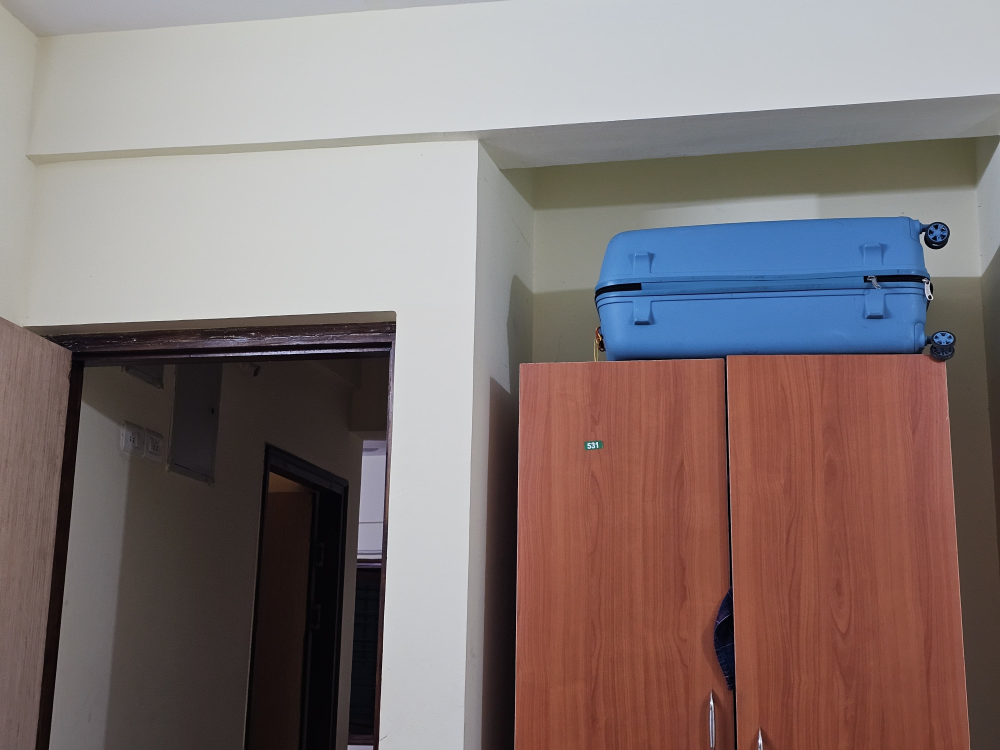
#> input picture image1.jpeg, 4000 x 3000 px (shown at 1/4 size)
$ python stiching.py
#> lines starting #> are read from the running program, lines starting #| are printed output that depends on the picture
### panorama.py
import numpy as np
import cv2


class Panaroma:
    def image_stitch(self, images, lowe_ratio=0.75, max_Threshold=4.0, match_status=False):
        # detect the features and keypoints from SIFT
        (imageB, imageA) = images
        (key_points_A, features_of_A) = self.detect_feature_and_keypoints(imageA)
        (key_points_B, features_of_B) = self.detect_feature_and_keypoints(imageB)

        # get the valid matched points
        Values = self.match_keypoints(key_points_A, key_points_B, features_of_A, features_of_B, lowe_ratio, max_Threshold)
        if Values is None:
            return None

        # get wrap perspective of image using computed homography
        (matches, Homography, status) = Values
        result_image = self.get_warp_perspective(imageA, imageB, Homography)
        result_image[0:imageB.shape[0], 0:imageB.shape[1]] = imageB

        # check to see if the keypoint matches should be visualized
        if match_status:
            vis = self.draw_matches(imageA, imageB, key_points_A, key_points_B, matches, status)
            return result_image, vis

        return result_image


    def get_warp_perspective(self, imageA, imageB, Homography):
        val = imageA.shape[1] + imageB.shape[1]
        result_image = cv2.warpPerspective(imageA, Homography, (val, imageA.shape[0]))
        return result_image


    def detect_feature_and_keypoints(self, image):
        # detect and extract features from the image
        descriptors = cv2.SIFT_create()
        (keypoints, features) = descriptors.detectAndCompute(image, None)
        keypoints = np.float32([i.pt for i in keypoints])
        return keypoints, features


    def get_all_possible_matches(self, featuresA, featuresB):
        # compute the all matches using Euclidean distance. Opencv provide DescriptorMatcher_create() function for that
        match_instance = cv2.DescriptorMatcher_create("BruteForce")
        All_Matches = match_instance.knnMatch(featuresA, featuresB, 2)
        return All_Matches


    def get_all_valid_matches(self, AllMatches, lowe_ratio):
        # to get all valid matches according to lowe concept..
        valid_matches = []
        for val in AllMatches:
            if len(val) == 2 and val[0].distance < val[1].distance * lowe_ratio:
                valid_matches.append((val[0].trainIdx, val[0].queryIdx))
        return valid_matches


    def compute_homography(self, pointsA, pointsB, max_Threshold):
        return cv2.findHomography(pointsA, pointsB, cv2.RANSAC, max_Threshold)


    def match_keypoints(self, KeypointsA, KeypointsB, featuresA, featuresB, lowe_ratio, max_Threshold):
        all_matches = self.get_all_possible_matches(featuresA, featuresB)
        valid_matches = self.get_all_valid_matches(all_matches, lowe_ratio)

        if len(valid_matches) <= 4:
            return None

        # construct the two sets of points
        points_A = np.float32([KeypointsA[i] for (_, i) in valid_matches])
        points_B = np.float32([KeypointsB[i] for (i, _) in valid_matches])
        (homograpgy, status) = self.compute_homography(points_A, points_B, max_Threshold)
        return valid_matches, homograpgy, status


    def get_image_dimension(self, image):
        return image.shape[:2]


    def get_points(self, imageA, imageB):
        (hA, wA) = self.get_image_dimension(imageA)
        (hB, wB) = self.get_image_dimension(imageB)
        vis = np.zeros((max(hA, hB), wA + wB, 3), dtype="uint8")
        vis[0:hA, 0:wA] = imageA
        vis[0:hB, wA:] = imageB
        return vis


    def draw_matches(self, imageA, imageB, KeypointsA, KeypointsB, matches, status):
        (hA, wA) = self.get_image_dimension(imageA)
        vis = self.get_points(imageA, imageB)

        # loop over the matches
        for ((trainIdx, queryIdx), s) in zip(matches, status):
            if s == 1:
                ptA = (int(KeypointsA[queryIdx][0]), int(KeypointsA[queryIdx][1]))
                ptB = (int(KeypointsB[trainIdx][0]) + wA, int(KeypointsB[trainIdx][1]))
                cv2.line(vis, ptA, ptB, (0, 255, 0), 1)
        return vis

### stiching.py
import sys
sys.path.append("/home/purnendu/vr assignment1/")
from panorama import Panaroma
from panorama import Panaroma
import imutils
import cv2


no_of_images = int(input("Enter the number of images you want to concatenate: "))
#> the answer given: 3
print("Enter the image names with extension in order of left to right in the way you want to concatenate: ")
# like tajm1.jpg, tajm2.jpg, tajm3.jpg .... tajmn.jpg

filename = []
for i in range(no_of_images):
    filename.append(input("Enter the %d image name along with path and extension: " % (i + 1)))
#> this loop made 3 passes; the answer given on pass 1: image1.jpeg

images = []
for i in range(no_of_images):
    images.append(cv2.imread(filename[i]))

# We need to modify the images width and height to keep our aspect ratio same across images
for i in range(no_of_images):
    images[i] = imutils.resize(images[i], width=400)
#> after the loop, images = 3 items

for i in range(no_of_images):
    images[i] = imutils.resize(images[i], height=400)


panorama = Panaroma()
if no_of_images == 2:
    (result, matched_points) = panorama.image_stitch([images[0], images[1]], match_status=True)
else:
    (result, matched_points) = panorama.image_stitch([images[no_of_images - 2], images[no_of_images - 1]], match_status=True)
#> in image_stitch, `(imageB, imageA) = images`:
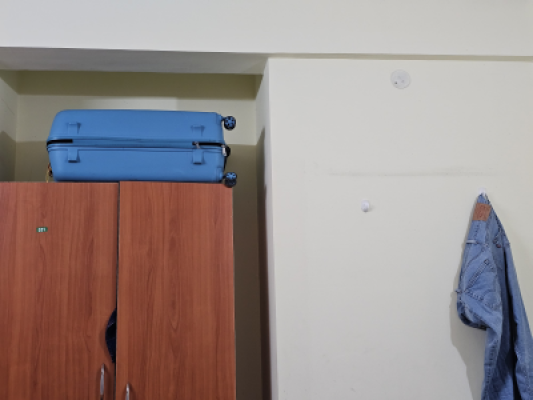
#> imageB: shape (400, 533, 3); mean of channels 0, 1, 2 139.4, 141.3, 153.9; drawn as B, G, R
#> in detect_feature_and_keypoints, `(keypoints, features) = descriptors.detectAndCompute(image, None)`: keypoints = 131 keypoints; strongest (x, y, size): (228, 150, 3.8), (127, 389, 2), (226, 127, 3), (465, 320, 5.6)
#> in detect_feature_and_keypoints, `keypoints = np.float32([i.pt for i in keypoints])`: keypoints = 131 pairs, first value 40.51 to 527.7, second value 58.01 to 394
#> in image_stitch, `(key_points_A, features_of_A) = self.detect_feature_and_keypoints(imag..`: key_points_A has the same summary as keypoints in detect_feature_and_keypoints
#> in detect_feature_and_keypoints (call 2), `(keypoints, features) = descriptors.detectAndCompute(image, None)`: keypoints = 131 keypoints; strongest (x, y, size): (228, 150, 3.8), (127, 389, 2), (226, 127, 3), (465, 320, 5.6)
#> in image_stitch, `(key_points_B, features_of_B) = self.detect_feature_and_keypoints(imag..`: key_points_B = 131 pairs, first value 40.51 to 527.7, second value 58.01 to 394
#> in get_all_possible_matches, `All_Matches = match_instance.knnMatch(featuresA, featuresB, 2)`: All_Matches = 131 matches
#> the loop in get_all_valid_matches, `for val in AllMatches:` made 131 passes
#> after the loop in get_all_valid_matches, `for val in AllMatches:`: valid_matches = 131 pairs, first value 0 to 130, second value 0 to 130
#> in match_keypoints, `points_A = np.float32([KeypointsA[i] for (_, i) in valid_matches])`: points_A has the same summary as key_points_B in image_stitch
#> in match_keypoints, `points_B = np.float32([KeypointsB[i] for (i, _) in valid_matches])`: points_B has the same summary as key_points_B in image_stitch
#> in match_keypoints, `(homograpgy, status) = self.compute_homography(points_A, points_B, max..`: homograpgy = [[1, -2.12e-16, 2.39e-13], [-1.3e-15, 1, 1.07e-13], [-4.44e-18, 1.83e-18, 1]]; status = 131 values from 1 to 1
#> in image_stitch, `(matches, Homography, status) = Values`: matches has the same summary as valid_matches in get_all_valid_matches; Homography has the same summary as homograpgy in match_keypoints
#> in get_warp_perspective, `result_image = cv2.warpPerspective(imageA, Homography, (val, imageA.sh..`:
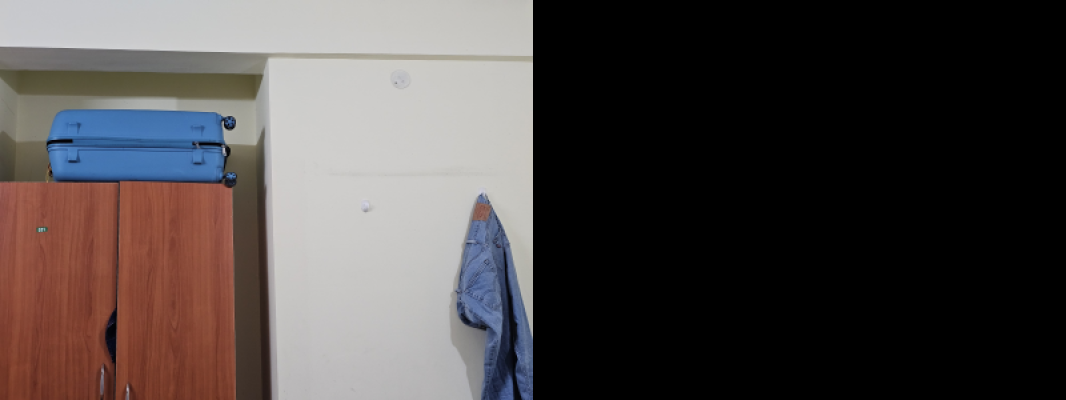
#> result_image: shape (400, 1066, 3); mean of channels 0, 1, 2 69.7, 70.7, 77; drawn as B, G, R
#> in draw_matches, `(hA, wA) = self.get_image_dimension(imageA)`: hA = 400; wA = 533
#> in get_points, `(hA, wA) = self.get_image_dimension(imageA)`: hA = 400; wA = 533
#> in get_points, `(hB, wB) = self.get_image_dimension(imageB)`: hB = 400; wB = 533
#> the loop in draw_matches, `for ((trainIdx, queryIdx), s) in zip(matches, status):` made 131 passes
#> (ptA, ptB) on passes 1 to 12: ((40, 229), (573, 229)), ((40, 229), (573, 229)), ((45, 138), (578, 138)), ((46, 228), (579, 228)), ((50, 141), (583, 141)), ((50, 141), (583, 141)), ((54, 138), (587, 138)), ((55, 146), (588, 146)), ((62, 183), (595, 183)), ((68, 183), (601, 183)), ((69, 140), (602, 140)), ((69, 140), (602, 140))
#> ptA on pass 100: (490, 206)
#> after the loop in draw_matches, `for ((trainIdx, queryIdx), s) in zip(matches, status):`:
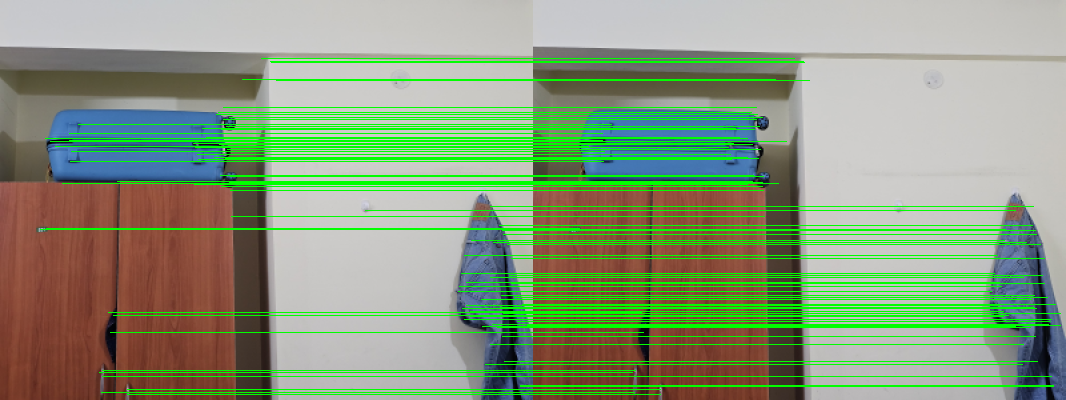
#> vis: shape (400, 1066, 3); mean of channels 0, 1, 2 124, 155.7, 137.1; drawn as B, G, R
    for i in range(no_of_images - 2):
        (result, matched_points) = panorama.image_stitch([images[no_of_images - i - 3], result], match_status=True)
#> this loop made 1 pass
#> pass 1, in image_stitch (call 2), `(imageB, imageA) = images`:
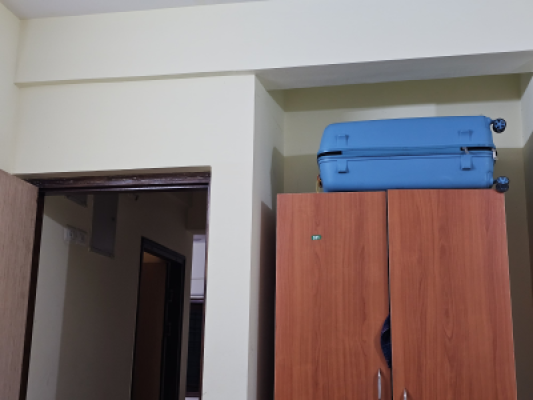
#> imageB: shape (400, 533, 3); mean of channels 0, 1, 2 117.2, 118.2, 131.7; drawn as B, G, R
#> pass 1, in get_warp_perspective (call 2), `result_image = cv2.warpPerspective(imageA, Homography, (val, imageA.sh..`:
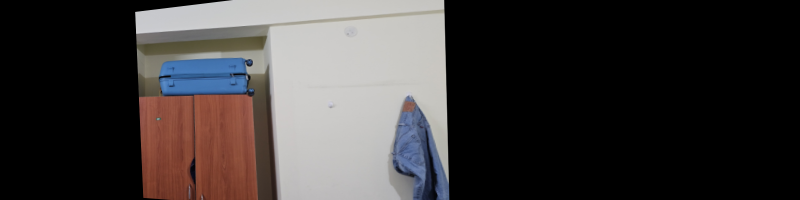
#> result_image: shape (400, 1599, 3) (shown at 1/2 size); mean of channels 0, 1, 2 56, 56.5, 60.4; drawn as B, G, R
#> pass 1, in image_stitch (call 2), `vis = self.draw_matches(imageA, imageB, key_points_A, key_points_B, ma..`:
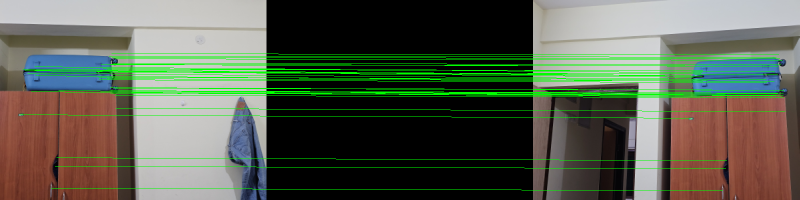
#> vis: shape (400, 1599, 3) (shown at 1/2 size); mean of channels 0, 1, 2 79.7, 96.9, 89.5; drawn as B, G, R
#> after the loop:
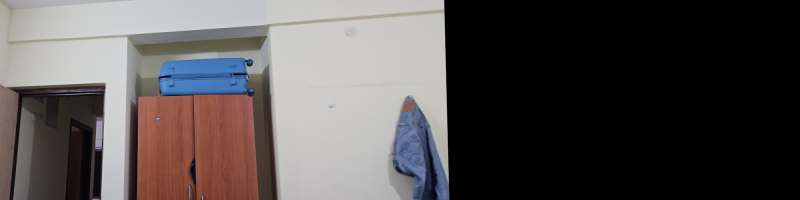
#> result: shape (400, 1599, 3) (shown at 1/2 size); mean of channels 0, 1, 2 80.1, 80.3, 84.8; drawn as B, G, R

# show input images
# for i in range(no_of_images):
#     cv2.imshow("Image {k}".format(k=i + 1), images[i])

# show the panorama image and valid matched points
cv2.imshow("Keypoint Matches", matched_points)
cv2.imshow("Panorama", result)

# save panorama and matched_points images in output folder
cv2.imwrite("output/matched_points.jpg", matched_points)
cv2.imwrite("output/panorama_image.jpg", result)

cv2.waitKey(0)
cv2.destroyAllWindows()
